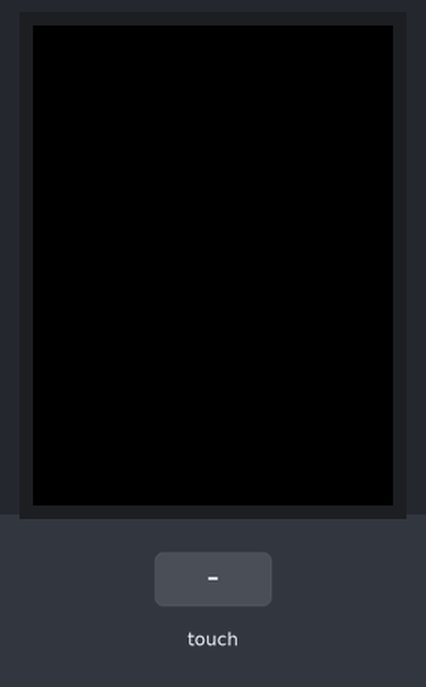
Bench run of a sketch on a simulated Arduino Uno, built with avr-gcc and run on an emulated ATmega328P. On the bench: 240×320 colour display. The test bench sets the inputs (shaded band). What the sketch prints to the serial monitor is not drawn.

Above: at 1.4 s.
1.5 s: touch panel pressed at 13 % / 10 % of its raw x / y range
At 2.4 s:
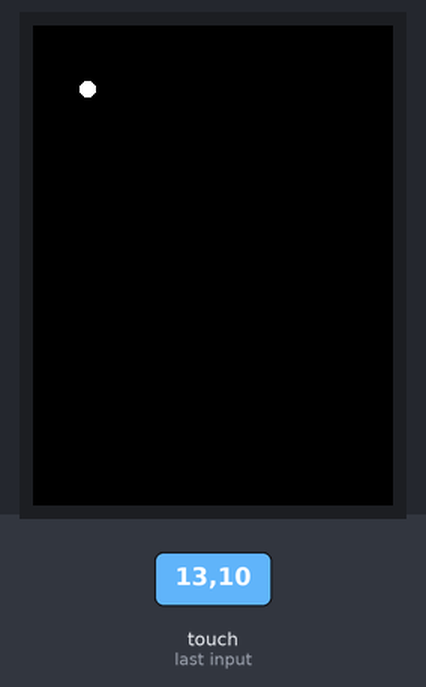
3.0 s: touch panel pressed at 38 % / 10 % of its raw x / y range
At 3.5 s:
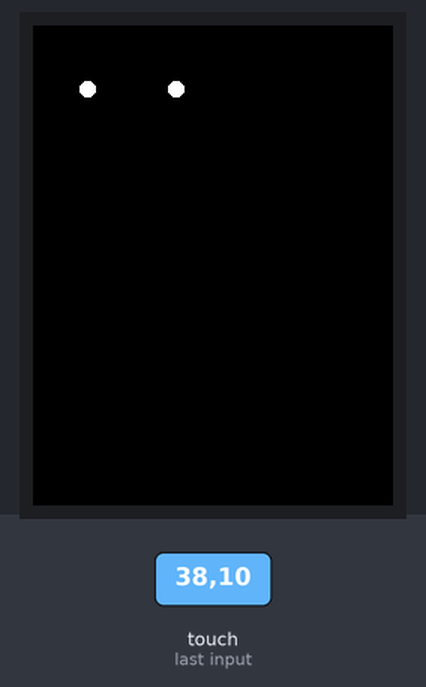
Timing chart, 0 to 6.0 s (numbered marks = the images above; inputs shaded):
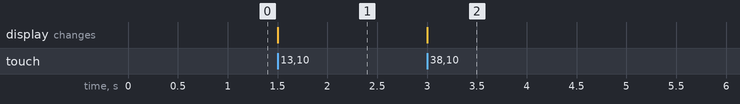

The sketch:

simpleTouch.ino
```cpp
#include <MCUFRIEND_kbv.h>
MCUFRIEND_kbv tft;       // hard-wired for UNO shields anyway.
#include <TouchScreen.h>

char *name = "My LCD";
const int XP=8,XM=A2,YP=A3,YM=9; //240x320 ID=0x9341
const int TS_LEFT=98,TS_RT=918,TS_TOP=75,TS_BOT=888;

TouchScreen ts = TouchScreen(XP, YP, XM, YM, 300);
TSPoint tp;

#define MINPRESSURE 200
#define MAXPRESSURE 1000

#define BLACK   0x0000
#define BLUE    0x001F
#define RED     0xF800
#define GREEN   0x07E0
#define CYAN    0x07FF
#define MAGENTA 0xF81F
#define YELLOW  0xFFE0
#define WHITE   0xFFFF

void setup() {
  Serial.begin(9600);
  int id = tft.readID();
  if (id == 0xD3D3) id = 0x9486;
  tft.begin(id);
  tft.setRotation(0);
  tft.fillScreen(BLACK);

}

void loop() {
  tp = ts.getPoint();

  pinMode(YP, OUTPUT);
  pinMode(XM, OUTPUT);
  digitalWrite(YP, HIGH);
  digitalWrite(XM, HIGH);

  if ((tp.z > MINPRESSURE) && (tp.z < MAXPRESSURE)) {
    int px = map(tp.x, TS_LEFT, TS_RT, 0, tft.width());
    int py = map(tp.y, TS_TOP, TS_BOT, 0, tft.height());
    Serial.print(tp.x);
      Serial.print("\t");
      Serial.print(tp.y);
      Serial.print("\t");
      Serial.print(tp.z);
      Serial.print("\t");
        Serial.print(px);
        Serial.print("\t");
        Serial.println(py);

    tft.fillCircle(px, py, 5, WHITE);
  }

}
```

Measured:
- after the input at 1.5 s, the display: changes at once (image 1)
- after the input at 3.0 s, the display: changes at once (image 2)
